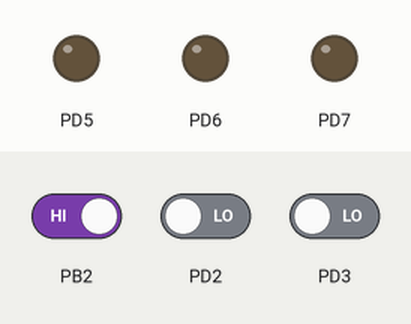
Recording of a program running on a simulated ATmega32, built with avr-gcc and emulated at 8 MHz. Shown: output pins drawn as LEDs (lit = HIGH). The inputs (shaded band) are chosen by the test bench; at power-on: PB2 HIGH, PD2 LOW, PD3 LOW.

Above: at 1.2 s.
1.3 s: PB2 driven LOW
At 2.1 s:
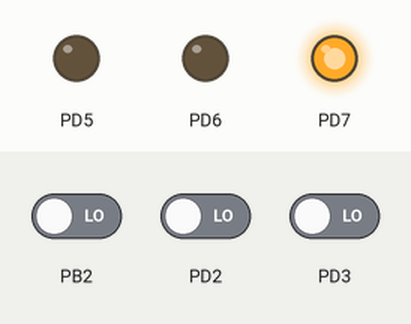
3.8 s: PD2 driven HIGH
At 4.6 s:
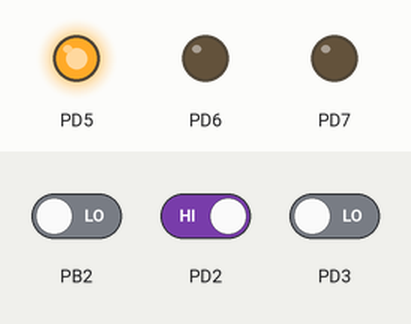
6.3 s: PD3 driven HIGH
At 7.1 s:
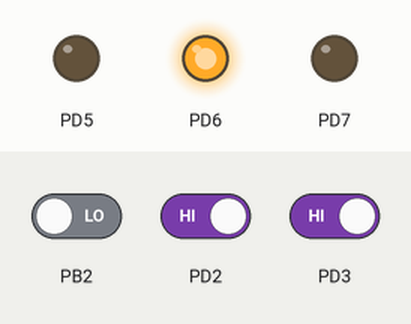
Timing chart, 0 to 9.3 s (numbered marks = the images above; inputs shaded):
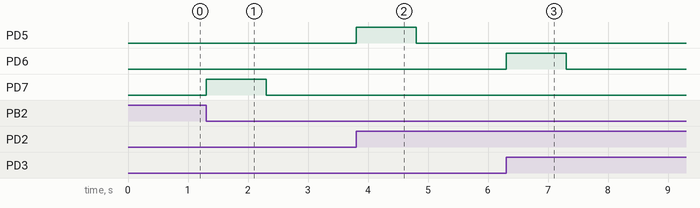

The program:

main.c
```c
/*************************************************************************/
/* Author        : Omar Yamany                                    		 */
/* Project       : EXTI                                    				 */
/* File          : main.c                          						 */
/* Date          : Jun 6, 2023                                           */
/* Version       : V1                                                    */
/* GitHub        : https://github.com/Piistachyoo             		     */
/*************************************************************************/

#include <avr/io.h>
#include <avr/interrupt.h>
#include <avr/delay.h>
#define F_CPU 8000000UL

int main(){
	/* Configure GPIO PORTS */
	DDRD = 0b11100000;

	/* Configure EXTI */
	GICR = 0b11100000;
	MCUCR = 0b00001101;
	MCUCSR &= ~(1<<6);

	/* Enable global interrupts */
	sei();

	while(1){
		PORTD = 0;

	}
	return 0;
}

ISR(INT0_vect){
	PORTD |= (1<<5);
	_delay_ms(1000);
}

ISR(INT1_vect){
	PORTD |= (1<<6);
	_delay_ms(1000);
}

ISR(INT2_vect){
	PORTD |= (1<<7);
	_delay_ms(1000);
}
```

Measured:
- after the input at 1.3 s, PD7: LOW → HIGH at once, → LOW 1.0 s later
- after the input at 3.8 s, PD5: LOW → HIGH at once, → LOW 1.0 s later
- after the input at 6.3 s, PD6: LOW → HIGH at once, → LOW 1.0 s later
